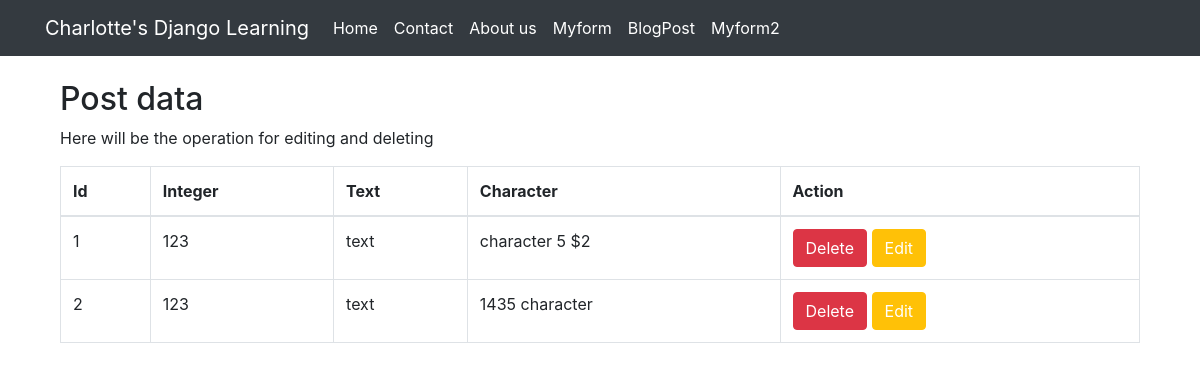
Page /manage_data2/ on the earlier database version.
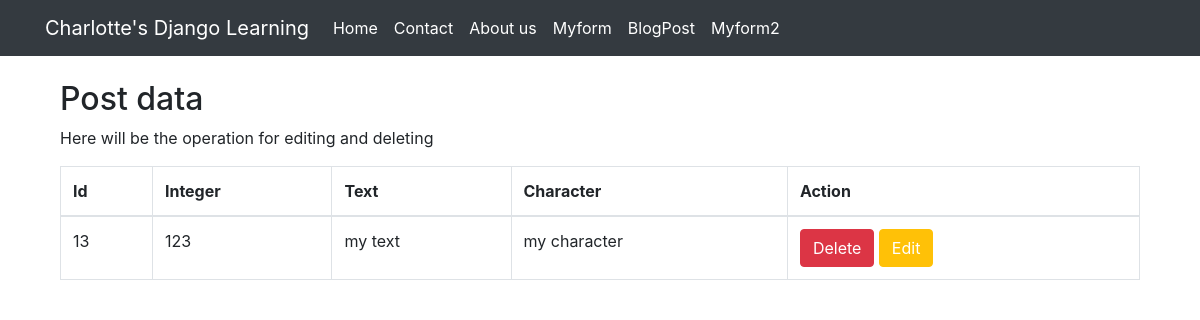
Same page on the later database version.
### myapp/models.py (models this page shows, shortened)
class Mydata(models.Model):
    Integer = models.IntegerField()
    Text = models.TextField()
    Character = models.CharField(max_length=200)

### myapp/views.py (the view)
# urls.py: path('manage_data2/', manage_data2),
def manage_data2(request):
    if request.method=="GET":
        mydata = Mydata.objects.all()
        makedictionary = {
            "all_data":mydata
        }
        return render(request, 'manage_data2.html', context=makedictionary)

### Template/manage_data2.html (shortened to what this page needs)
{% extends "base.html" %}
{% block container %}
<div class="container">
  <h2>Post data</h2>
  <p>Here will be the operation for editing and deleting</p>
  <table class="table table-bordered">
    <thead>
      <tr>
        <th>Id</th>
        <th>Integer</th>
        <th>Text</th>
        <th>Character</th>
        <th>Action</th>
      </tr>
    </thead>
    <body>
    {% for single_data in all_data %}
      <tr>
        <td>{{ single_data.id }}</td>
        <td>{{ single_data.Integer }}</td>
        <td>{{ single_data.Text }}</td>
        <td>{{ single_data.Character }}</td>
        <td><button class="btn btn-danger"><a style="color:white;" href="/delete_post2/{{single_data.id}}">Delete</a></button>
            <button class="btn btn-warning"><a style="color:white;" href="/edit_post2/{{single_data.id}}">Edit</a></button>
        </td>
      </tr>
    {% endfor %}
    </body>
  </table>
</div>
{% endblock %}

### Template/base.html (shortened to what this page needs)
{% load static %}
<!DOCTYPE html>
<html>
<head>
  {% block css %}
  <link rel="stylesheet" href="https://stackpath.bootstrapcdn.com/bootstrap/4.3.1/css/bootstrap.min.css">
  <link href="https://cdn.jsdelivr.net/npm/froala-editor@3.1.0/css/froala_editor.pkgd.min.css" rel="stylesheet" type="text/css" />
  {% endblock %}
</head>
<body>
  {% block navbar %}
  <nav class="navbar navbar-expand-lg navbar-dark bg-dark">
    <div class="container">
      <a class="navbar-brand" href="#">Charlotte's Django Learning</a>
      <div class="collapse navbar-collapse" id="navbarSupportedContent">
        <ul class="navbar-nav mr-auto">
          <li class="nav-item active">
            <a class="nav-link" href="/">Home  </a>
          </li>
            <li class="nav-item active">
            <a class="nav-link" href="/contact">Contact </a>
          </li>
            <li class="nav-item active">
            <a class="nav-link" href="/about">About us</a>
          </li>
        <li class="nav-item active">
            <a class="nav-link" href="/post">Myform</a>
        </li>
          <li class="nav-item active">
            <a class="nav-link" href="/blogpost">BlogPost</a>
        </li>
        <li class="nav-item active">
            <a class="nav-link" href="/form2">Myform2</a>
        </li>
        </ul>
      </div>
    </div>
  </nav>
  {% endblock %}
  <div class="container mt-4">
  {% block container %}
  {% endblock %}
  </div>
</body>
</html>

Differences in the rows shown:
removed Mydata: id "1", Integer "123", Text "text", Character "character 5 $2"
removed Mydata: id "2", Integer "123", Text "text", Character "1435 character"
added Mydata: id "13", Integer "123", Text "my text", Character "my character"
